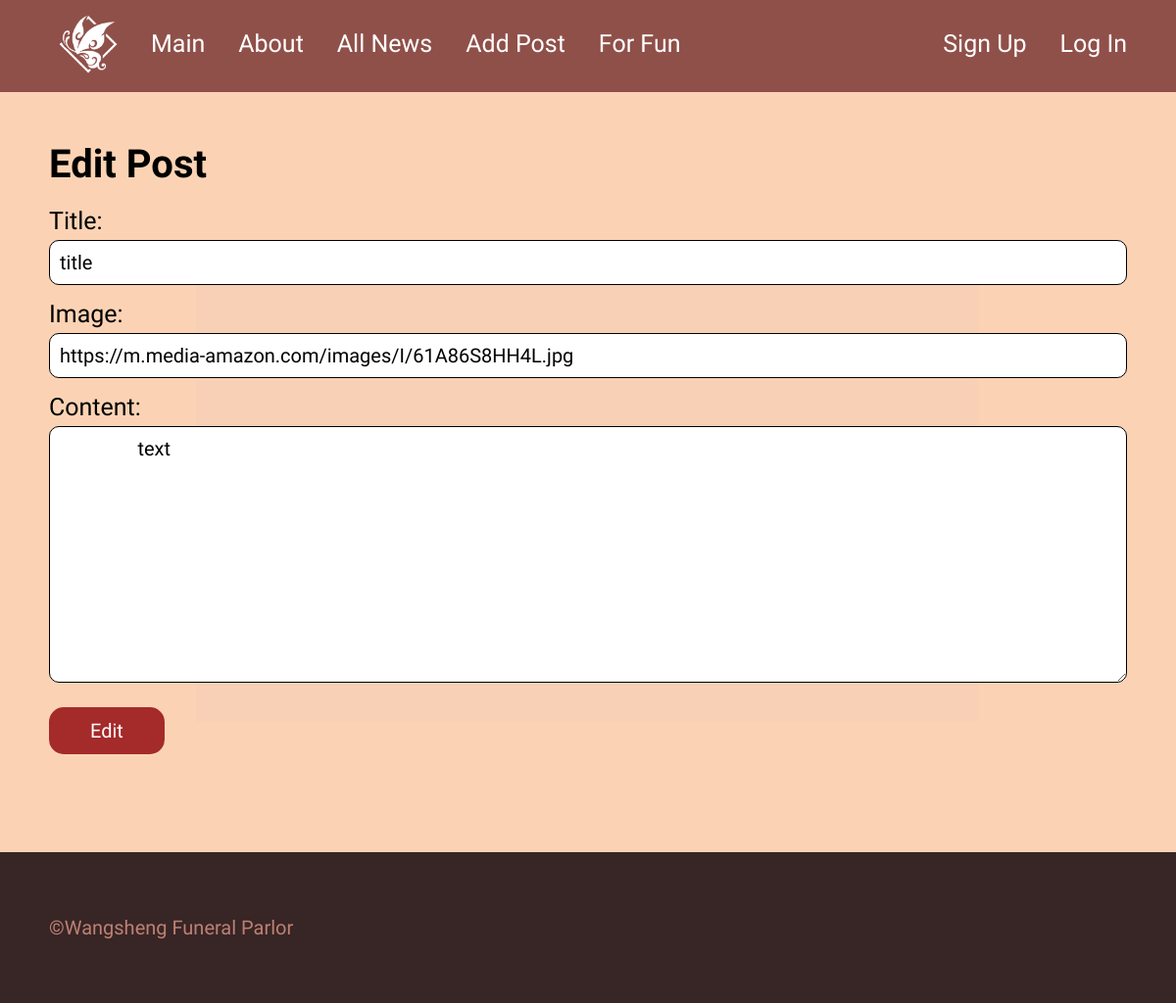
Screenshot of /news/edit-post/5/ with the database file from the repository.
### newsCore/models.py (models this page shows, shortened)
class Post(models.Model):
    title = models.CharField("Title", max_length=255)
    postDate = models.DateTimeField("Post published date and time", default=datetime.today())
    image = models.CharField("Image", max_length=500, null=True, blank=True)
    content = models.TextField("Content")
    class Meta:
        verbose_name = "Пост"
        verbose_name_plural = "Посты"

### newsCore/views.py (the view)
# urls.py: path('news/edit-post/<int:pk>/', views.editPost, name='editPost'),
def editPost(request, pk):
    post = get_object_or_404(Post, pk=pk)
    form = AddPostForm(request.POST or None, instance=post)
    if request.method == "POST":
        if form.is_valid():
            form.save()
            return redirect("postDetail", pk=post.pk)
    else:
        form = AddPostForm()
    return render(request, "user/edit-post.html", {
        'post': post,
        'form': form
    })

### newsCore/forms.py
class AddPostForm(forms.ModelForm):
    class Meta:
        model = Post
        fields = ('title', 'image', 'content')

### newsCore/templates/user/edit-post.html (shortened to what this page needs)
{% extends 'base.html' %}
{% block content %}
<div class="content">
    <div class="container">
        <h2>Edit Post</h2>
        <form method="POST">
            <label for="id_title">Title:</label>
            <input value="{{ post.title }}" type="text" name="title" maxlength="255" required="" id="id_title">
            {% if post.image %}
            <label for="id_image">Image:</label>
            <input value="{{ post.image }}" type="text" name="image" maxlength="500" id="id_image">
            {% else %}
            <label for="id_image">Image:</label>
            <input value="" type="text" name="image" maxlength="500" id="id_image">
            {% endif %}
            <label for="id_content">Content:</label>
            <textarea name="content" cols="40" rows="10" required="" id="id_content">
                {{ post.content }}
            </textarea>
            <button>Edit</button>
        </form>
    </div>
</div>
{% endblock %}

### newsCore/static/css/style.css (style rules this page uses)
* { padding: 0; margin: 0; box-sizing: border-box; font-family: 'Varela Round', sans-serif; }
html, body { height: 100%; }
body { display: flex; flex-direction: column; }
.content { padding-top: 50px; padding-left: 50px; padding-right: 50px; padding-bottom: 100px; background-image: url("/static/img/background.png"); background-repeat: no-repeat; background-color: #fbd3b4; background-position: center; background-size: auto; background-attachment: fixed; flex: 1 0 auto; }

### newsCore/templates/user/edit-post.html (style rules this page uses)
h2 { font-size: 40px; padding-bottom: 20px; }
#id_title, #id_image, #id_content { padding: 10px; border-radius: 10px; border: 1px solid black; display: block; width: 100%; margin-top: 5px; margin-bottom: 15px; font-size: 20px; }
button { display: inline-block; background-color: brown; border: 2px solid brown; padding: 10px 40px; text-decoration: none; color: white; border-radius: 15px; transition: 0.3s ease-in-out; font-size: 20px; margin-top: 10px; }
label { font-size: 25px; }

### rows the page displays
Post: title "title", image "https://m.media-amazon.com/images/I/61A86S8HH4L.jpg", content "text"
